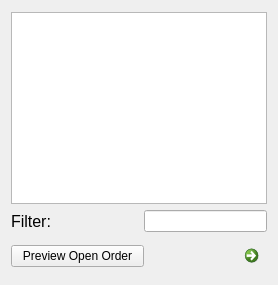
                <widget class="QWidget" name="tab_open_orders">
                 <attribute name="title">
                  <string>Open Orders</string>
                 </attribute>
                 <layout class="QVBoxLayout" name="verticalLayout_15">
                  <item>
                   <layout class="QVBoxLayout" name="vertical_layout_open_orders">
                    <item>
                     <spacer name="vertical_spacer_open_orders">
                      <property name="orientation">
                       <enum>Qt::Vertical</enum>
                      </property>
                      <property name="sizeType">
                       <enum>QSizePolicy::Minimum</enum>
                      </property>
                      <property name="sizeHint" stdset="0">
                       <size>
                        <width>20</width>
                        <height>1</height>
                       </size>
                      </property>
                     </spacer>
                    </item>
                    <item>
                     <widget class="QListView" name="list_view_open_orders"/>
                    </item>
                    <item>
                     <layout class="QGridLayout" name="grid_layout_open_orders">
                      <item row="0" column="2" colspan="3">
                       <widget class="QLineEdit" name="line_edit_open_orders_filter"/>
                      </item>
                      <item row="1" column="3">
                       <spacer name="horizontal_spacer_open_orders_2">
                        <property name="orientation">
                         <enum>Qt::Horizontal</enum>
                        </property>
                        <property name="sizeHint" stdset="0">
                         <size>
                          <width>40</width>
                          <height>20</height>
                         </size>
                        </property>
                       </spacer>
                      </item>
                      <item row="0" column="1">
                       <spacer name="horizontal_spacer_open_orders_1">
                        <property name="orientation">
                         <enum>Qt::Horizontal</enum>
                        </property>
                        <property name="sizeHint" stdset="0">
                         <size>
                          <width>40</width>
                          <height>20</height>
                         </size>
                        </property>
                       </spacer>
                      </item>
                      <item row="1" column="0" colspan="3">
                       <widget class="QPushButton" name="btn_preview_open_orders">
                        <property name="text">
                         <string>Preview Open Order</string>
                        </property>
                       </widget>
                      </item>
                      <item row="0" column="0">
                       <widget class="QLabel" name="label_open_orders_filter">
                        <property name="font">
                         <font>
                          <pointsize>12</pointsize>
                         </font>
                        </property>
                        <property name="text">
                         <string>Filter:</string>
                        </property>
                       </widget>
                      </item>
                      <item row="1" column="4">
                       <widget class="QCommandLinkButton" name="btn_refresh_open_orders">
                        <property name="maximumSize">
                         <size>
                          <width>30</width>
                          <height>16777215</height>
                         </size>
                        </property>
                        <property name="text">
                         <string/>
                        </property>
                        <property name="icon">
                         <iconset>
                          <normaloff>../../../../Users/mfields/Downloads/refreshBtn.png</normaloff>../../../../Users/mfields/Downloads/refreshBtn.png</iconset>
                        </property>
                       </widget>
                      </item>
                     </layout>
                    </item>
                   </layout>
                  </item>
                 </layout>
                </widget>
